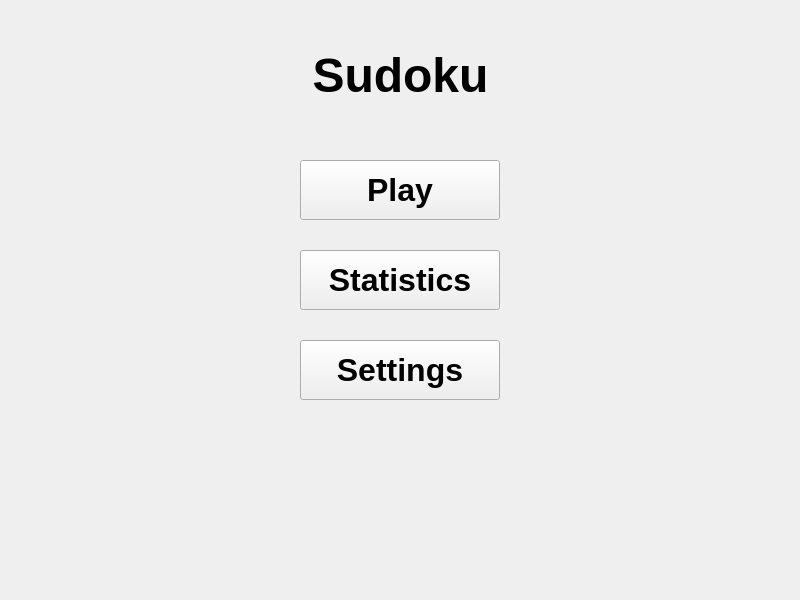
<?xml version="1.0" encoding="UTF-8"?>
<ui version="4.0">
    <class>SudokuUI</class>
    <widget class="QMainWindow" name="SudokuUI">
        <property name="geometry">
            <rect>
                <x>0</x>
                <y>0</y>
                <width>800</width>
                <height>600</height>
            </rect>
        </property>
        <property name="windowTitle">
            <string>Sudoku</string>
        </property>
        <widget class="QWidget" name="centralwidget">
            <widget class="QLabel" name="label">
                <property name="geometry">
                    <rect>
                        <x>280</x>
                        <y>40</y>
                        <width>241</width>
                        <height>71</height>
                    </rect>
                </property>
                <property name="font">
                    <font>
                        <family>Arial</family>
                        <pointsize>36</pointsize>
                        <weight>75</weight>
                        <bold>true</bold>
                    </font>
                </property>
                <property name="layoutDirection">
                    <enum>Qt::LeftToRight</enum>
                </property>
                <property name="text">
                    <string>Sudoku</string>
                </property>
                <property name="alignment">
                    <set>Qt::AlignCenter</set>
                </property>
            </widget>
            <widget class="QPushButton" name="playButton">
                <property name="geometry">
                    <rect>
                        <x>300</x>
                        <y>160</y>
                        <width>200</width>
                        <height>60</height>
                    </rect>
                </property>
                <property name="font">
                    <font>
                        <family>Arial</family>
                        <pointsize>24</pointsize>
                        <weight>75</weight>
                        <bold>true</bold>
                    </font>
                </property>
                <property name="text">
                    <string>Play</string>
                </property>
            </widget>
            <widget class="QPushButton" name="statisticsButton">
                <property name="geometry">
                    <rect>
                        <x>300</x>
                        <y>250</y>
                        <width>200</width>
                        <height>60</height>
                    </rect>
                </property>
                <property name="font">
                    <font>
                        <family>Arial</family>
                        <pointsize>24</pointsize>
                        <weight>75</weight>
                        <bold>true</bold>
                    </font>
                </property>
                <property name="text">
                    <string>Statistics</string>
                </property>
            </widget>
            <widget class="QPushButton" name="settingsButton">
                <property name="geometry">
                    <rect>
                        <x>300</x>
                        <y>340</y>
                        <width>200</width>
                        <height>60</height>
                    </rect>
                </property>
                <property name="font">
                    <font>
                        <family>Arial</family>
                        <pointsize>24</pointsize>
                        <weight>75</weight>
                        <bold>true</bold>
                    </font>
                </property>
                <property name="text">
                    <string>Settings</string>
                </property>
            </widget>
        </widget>
    </widget>
    <resources/>
    <connections/>
</ui>
